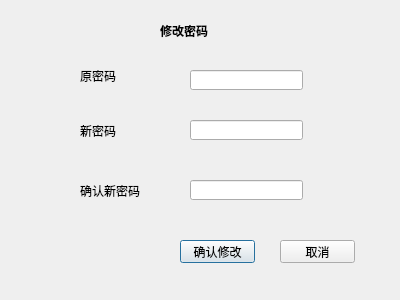
<?xml version="1.0" encoding="UTF-8"?>
<ui version="4.0">
 <class>userpsw</class>
 <widget class="QDialog" name="userpsw">
  <property name="geometry">
   <rect>
    <x>0</x>
    <y>0</y>
    <width>400</width>
    <height>300</height>
   </rect>
  </property>
  <property name="windowTitle">
   <string>修改密码</string>
  </property>
  <widget class="QLabel" name="label">
   <property name="geometry">
    <rect>
     <x>160</x>
     <y>20</y>
     <width>81</width>
     <height>21</height>
    </rect>
   </property>
   <property name="font">
    <font>
     <family>Arial</family>
     <weight>75</weight>
     <bold>true</bold>
    </font>
   </property>
   <property name="text">
    <string>修改密码</string>
   </property>
  </widget>
  <widget class="QLabel" name="label_2">
   <property name="geometry">
    <rect>
     <x>80</x>
     <y>120</y>
     <width>54</width>
     <height>21</height>
    </rect>
   </property>
   <property name="text">
    <string>新密码</string>
   </property>
  </widget>
  <widget class="QLabel" name="label_3">
   <property name="geometry">
    <rect>
     <x>80</x>
     <y>180</y>
     <width>61</width>
     <height>21</height>
    </rect>
   </property>
   <property name="text">
    <string>确认新密码</string>
   </property>
  </widget>
  <widget class="QLineEdit" name="lineEdit">
   <property name="geometry">
    <rect>
     <x>190</x>
     <y>120</y>
     <width>113</width>
     <height>20</height>
    </rect>
   </property>
  </widget>
  <widget class="QLineEdit" name="lineEdit_2">
   <property name="geometry">
    <rect>
     <x>190</x>
     <y>180</y>
     <width>113</width>
     <height>20</height>
    </rect>
   </property>
  </widget>
  <widget class="QPushButton" name="pushButton">
   <property name="geometry">
    <rect>
     <x>180</x>
     <y>240</y>
     <width>75</width>
     <height>23</height>
    </rect>
   </property>
   <property name="text">
    <string>确认修改</string>
   </property>
  </widget>
  <widget class="QPushButton" name="pushButton_2">
   <property name="geometry">
    <rect>
     <x>280</x>
     <y>240</y>
     <width>75</width>
     <height>23</height>
    </rect>
   </property>
   <property name="text">
    <string>取消</string>
   </property>
  </widget>
  <widget class="QLabel" name="label_4">
   <property name="geometry">
    <rect>
     <x>80</x>
     <y>70</y>
     <width>54</width>
     <height>12</height>
    </rect>
   </property>
   <property name="text">
    <string>原密码</string>
   </property>
  </widget>
  <widget class="QLineEdit" name="lineEdit_3">
   <property name="geometry">
    <rect>
     <x>190</x>
     <y>70</y>
     <width>113</width>
     <height>20</height>
    </rect>
   </property>
  </widget>
 </widget>
 <resources/>
 <connections/>
</ui>
